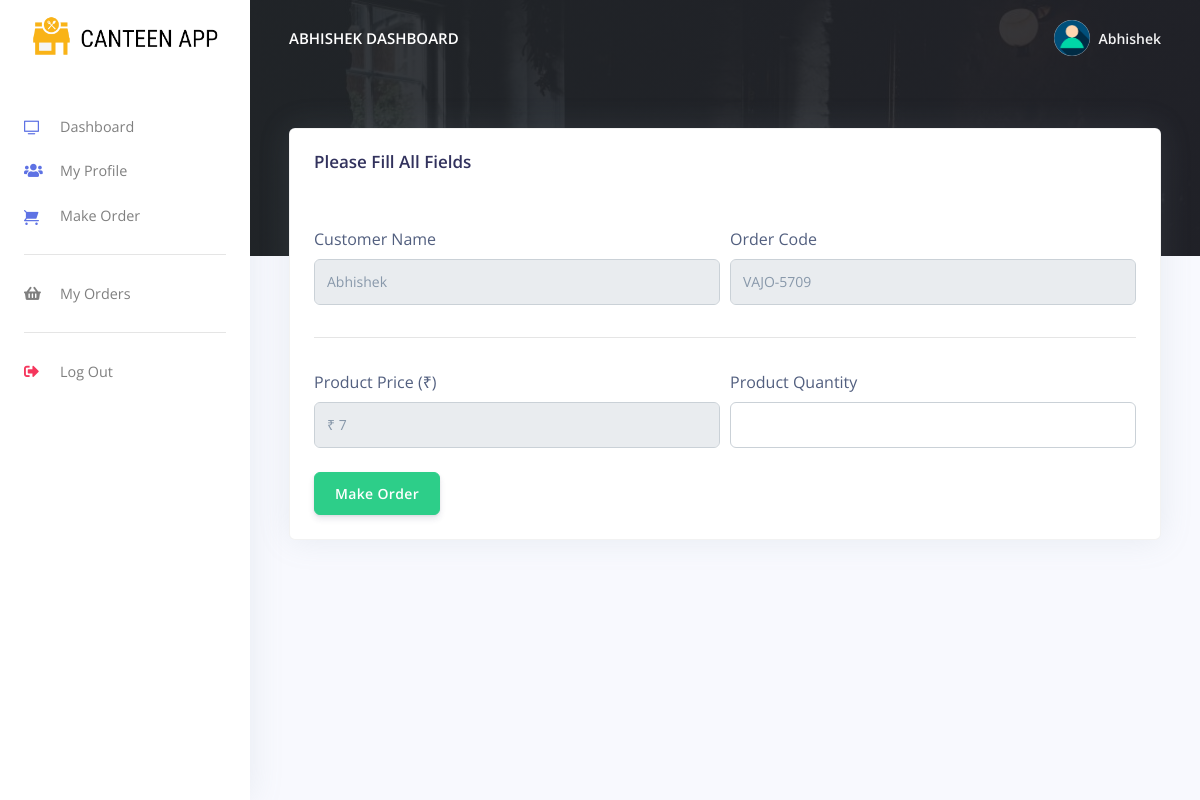
/customer/make_oder.php?prod_id=3d19e0bf27&prod_name=Chaya&prod_price=7 (signed in), run on the app's committed database.
### tables this page shows
CREATE TABLE `rpos_customers` (
  `customer_id` varchar(200) NOT NULL,
  `customer_name` varchar(200) NOT NULL,
  `customer_phoneno` varchar(200) NOT NULL,
  `customer_email` varchar(200) NOT NULL,
  `customer_password` varchar(200) NOT NULL,
  `created_at` timestamp(6) NOT NULL DEFAULT CURRENT_TIMESTAMP(6) ON UPDATE CURRENT_TIMESTAMP(6)
);

CREATE TABLE `rpos_products` (
  `prod_id` varchar(200) NOT NULL,
  `prod_name` varchar(200) NOT NULL,
  `prod_stock` int NOT NULL,
  `prod_img` varchar(200) NOT NULL,
  `prod_desc` longtext NOT NULL,
  `prod_price` varchar(200) NOT NULL,
  `created_at` timestamp(6) NOT NULL DEFAULT CURRENT_TIMESTAMP(6) ON UPDATE CURRENT_TIMESTAMP(6)
);

### customer/config/code-generator.php (called while the page is built, shortened)
<?php
$length = 4;
$alpha = substr(str_shuffle("QWERTYUIOPLKJHGFDSAZXCVBNM"), 1, $length);
$beta = substr(str_shuffle("1234567890"), 1, $length);

### customer/make_oder.php (the view, shortened to what this page needs)
<?php
include('config/config.php');
include('config/code-generator.php');
require_once('partials/_head.php');
?>
<body>
    <?php
    require_once('partials/_sidebar.php');
    ?>
    <div class="main-content">
        <?php
        require_once('partials/_topnav.php');
        ?>
        <div class="container-fluid mt--8">
            <div class="row">
                <div class="col">
                    <div class="card shadow">
                        <div class="card-header border-0">
                            <h3>Please Fill All Fields</h3>
                        </div>
                        <div class="card-body">
                            <form method="POST" enctype="multipart/form-data">
                                <div class="form-row">
                                    <div class="col-md-6">
                                        <label>Customer Name</label>
                                        <?php
                                        $customer_id = $_SESSION['customer_id'];
                                        $ret = "SELECT * FROM  rpos_customers WHERE customer_id = '$customer_id' ";
                                        $stmt = $mysqli->prepare($ret);
                                        $stmt->execute();
                                        $res = $stmt->get_result();
                                        while ($cust = $res->fetch_object()) {
                                        ?>
                                            <input class="form-control" readonly name="customer_name" value="<?php echo $cust->customer_name; ?>">
                                        <?php } ?>
                                    </div>
                                    <div class="col-md-6">
                                        <label>Order Code</label>
                                        <input type="text" readonly name="order_code" value="<?php echo $alpha; ?>-<?php echo $beta; ?>" class="form-control" value="">
                                    </div>
                                </div>
                                <hr>
                                <?php
                                $prod_id = $_GET['prod_id'];
                                $ret = "SELECT * FROM  rpos_products WHERE prod_id = '$prod_id'";
                                $stmt = $mysqli->prepare($ret);
                                $stmt->execute();
                                $res = $stmt->get_result();
                                while ($prod = $res->fetch_object()) {
                                ?>
                                    <div class="form-row">
                                        <div class="col-md-6">
                                            <label>Product Price (₹)</label>
                                            <input type="text" readonly name="prod_price" value="₹ <?php echo $prod->prod_price; ?>" class="form-control">
                                        </div>
                                        <div class="col-md-6">
                                            <label>Product Quantity</label>
                                            <input type="text" name="prod_qty" class="form-control" value="">
                                        </div>
                                    </div>
                                <?php } ?>
                                <br>
                                <div class="form-row">
                                    <div class="col-md-6">
                                        <input type="submit" name="make" value="Make Order" class="btn btn-success" value="">
                                    </div>
                                </div>
                            </form>
                        </div>
                    </div>
                </div>
            </div>
            <?php
            require_once('partials/_footer.php');
            ?>
        </div>
    </div>
</body>
</html>

### customer/partials/_sidebar.php (shortened to what this page needs)
<?php
$customer_id = $_SESSION['customer_id'];
$ret = "SELECT * FROM  rpos_customers  WHERE customer_id = '$customer_id'";
$stmt = $mysqli->prepare($ret);
$stmt->execute();
$res = $stmt->get_result();
while ($customer = $res->fetch_object()) {
?>
  <nav class="navbar navbar-vertical fixed-left navbar-expand-md navbar-light bg-white" id="sidenav-main">
    <div class="container-fluid">
      <a class="navbar-brand pt-0" href="dashboard.php">
        <img src="../cashier/assets/img/brand/repos.png" class="navbar-brand-img" alt="...">
      </a>
      <div class="collapse navbar-collapse" id="sidenav-collapse-main">
        <ul class="navbar-nav">
          <li class="nav-item">
            <a class="nav-link" href="dashboard.php">
              <i class="ni ni-tv-2 text-primary"></i> Dashboard
            </a>
          </li>
          <li class="nav-item">
            <a class="nav-link" href="change_profile.php">
              <i class="fas fa-users text-primary"></i> My Profile
            </a>
          </li>
          <li class="nav-item">
            <a class="nav-link" href="orders.php">
              <i class="ni ni-cart text-primary"></i>Make Order
            </a>
          </li>
        </ul>
        <hr class="my-3">
        <ul class="navbar-nav">
          <li class="nav-item">
            <a class="nav-link" href="orders_reports.php">
              <i class="fas fa-shopping-basket"></i> My Orders
            </a>
          </li>
        </ul>
        <hr class="my-3">
        <ul class="navbar-nav mb-md-3">
          <li class="nav-item">
            <a class="nav-link" href="logout.php">
              <i class="fas fa-sign-out-alt text-danger"></i> Log Out
            </a>
          </li>
        </ul>
      </div>
    </div>
  </nav>
<?php } ?>

### customer/partials/_topnav.php (shortened to what this page needs)
<?php
$customer_id = $_SESSION['customer_id'];
$ret = "SELECT * FROM  rpos_customers  WHERE customer_id = '$customer_id'";
$stmt = $mysqli->prepare($ret);
$stmt->execute();
$res = $stmt->get_result();
while ($customer = $res->fetch_object()) {
?>
    <nav class="navbar navbar-top navbar-expand-md navbar-dark" id="navbar-main">
        <div class="container-fluid">
            <a class="h4 mb-0 text-white text-uppercase d-none d-lg-inline-block" href="dashboard.php"><?php echo $customer->customer_name; ?> Dashboard</a>
            <ul class="navbar-nav align-items-center d-none d-md-flex">
                <li class="nav-item dropdown">
                    <a class="nav-link pr-0" href="#" role="button" data-toggle="dropdown" aria-haspopup="true" aria-expanded="false">
                        <div class="media align-items-center">
                            <span class="avatar avatar-sm rounded-circle">
                                <img alt="Image placeholder" src="../cashier/assets/img/theme/user-a-min.png">
                            </span>
                            <div class="media-body ml-2 d-none d-lg-block">
                                <span class="mb-0 text-sm  font-weight-bold"><?php echo $customer->customer_name; ?></span>
                            </div>
                        </div>
                    </a>
                </li>
            </ul>
        </div>
    </nav>
<?php } ?>

### data on the page
rpos_customers: customer_name "ABHISHEK", customer_name "Abhishek"
rpos_products: prod_price "₹ 7"
